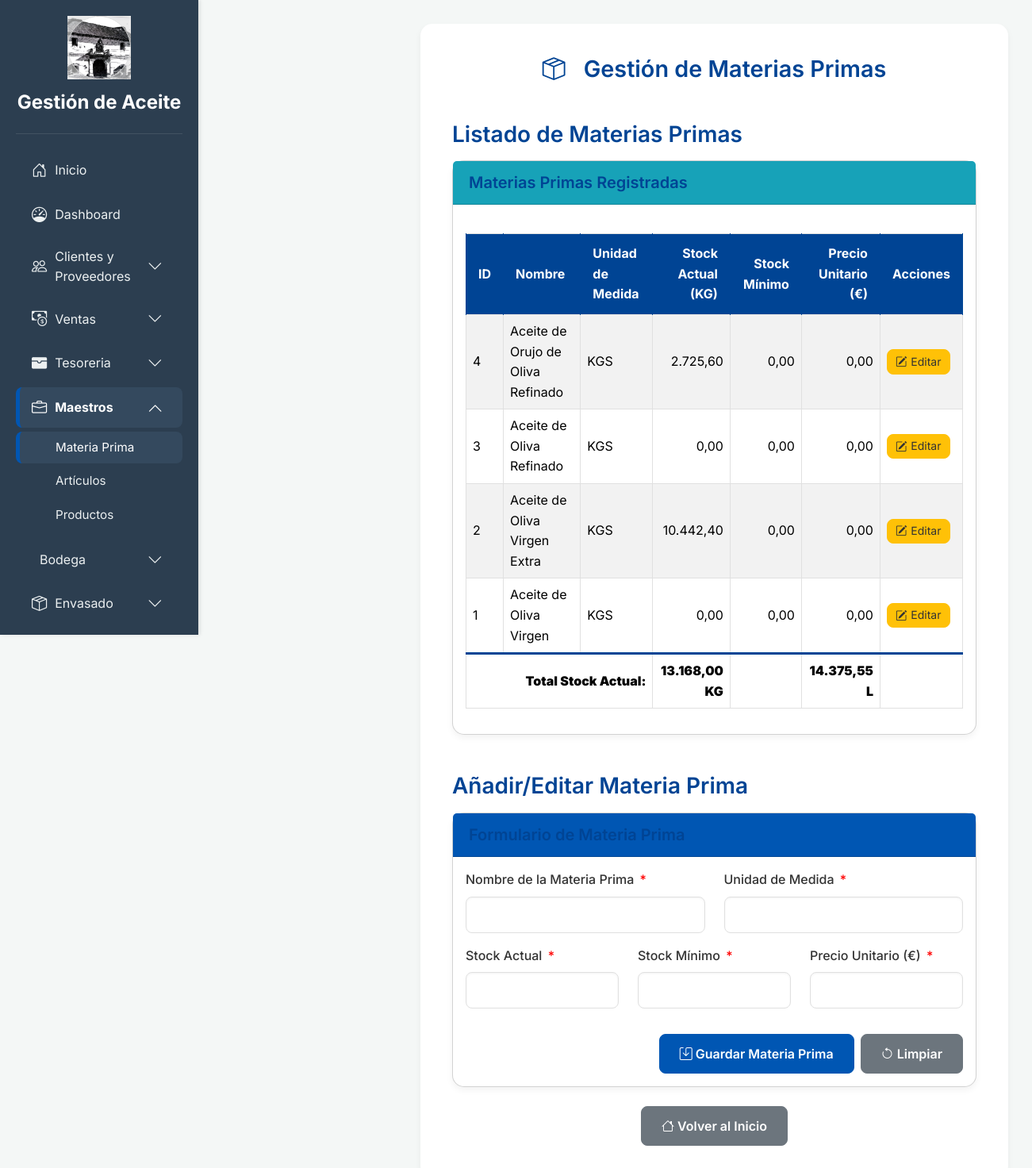
The page /app/materias_primas.php (signed in) on the database its author committed.
### tables this page shows
CREATE TABLE `materias_primas` (
  `id_materia_prima` int(11) NOT NULL,
  `nombre_materia_prima` varchar(100) NOT NULL,
  `unidad_medida` varchar(50) NOT NULL,
  `stock_actual` decimal(10,2) NOT NULL DEFAULT 0.00,
  `stock_minimo` decimal(10,2) NOT NULL DEFAULT 0.00,
  `precio_unitario` decimal(10,2) NOT NULL DEFAULT 0.00
);

### app/materias_primas.php (the view, shortened to what this page needs)
<?php
include 'conexion.php';
$materias_primas = [];
$total_stock_actual_kg = 0;
$total_stock_actual_litros = 0;
try {
    $stmt_materias = $pdo->query("SELECT id_materia_prima, nombre_materia_prima, unidad_medida, stock_actual, stock_minimo, precio_unitario FROM materias_primas ORDER BY id_materia_prima DESC");
    $materias_primas = $stmt_materias->fetchAll(PDO::FETCH_ASSOC);
    foreach ($materias_primas as $mp) {
        $total_stock_actual_kg += (float)$mp['stock_actual'];
    }
    if (OLIVE_OIL_DENSITY_KG_PER_LITER > 0) {
        $total_stock_actual_litros = $total_stock_actual_kg / OLIVE_OIL_DENSITY_KG_PER_LITER;
    } else {
        $total_stock_actual_litros = 0;
    }
} catch (PDOException $e) {
    $mensaje = "Error al cargar el listado de materias primas: " . $e->getMessage();
    $tipo_mensaje = 'danger';
}
$mp_a_editar = [
    'id_materia_prima' => '',
    'nombre_materia_prima' => '',
    'unidad_medida' => '',
    'stock_actual' => '',
    'stock_minimo' => '',
    'precio_unitario' => ''
];
?>
<!DOCTYPE html>
<html lang="es">
<head>
    <link href="https://cdn.jsdelivr.net/npm/bootstrap@5.3.3/dist/css/bootstrap.min.css" rel="stylesheet">
    <link href="https://cdn.jsdelivr.net/npm/bootstrap-icons@1.11.3/font/bootstrap-icons.min.css" rel="stylesheet">
</head>
<body>
    <?php
    include 'sidebar.php';
    ?>
    <div class="main-content">
        <div class="container">
            <h2 class="mb-4 text-center"><i class="bi bi-box-seam me-3"></i> Gestión de Materias Primas</h2>
            <h3 class="mt-5 mb-3">Listado de Materias Primas</h3>
            <div class="card table-section-card">
                <div class="card-header bg-info text-white">
                    <h5 class="mb-0">Materias Primas Registradas</h5>
                </div>
                <div class="card-body">
                    <?php if (empty($materias_primas)): ?>
                        <p class="text-center">No hay materias primas registradas todavía.</p>
                    <?php else: ?>
                        <div class="table-responsive">
                            <table class="table table-bordered table-striped align-middle">
                                <thead>
                                    <tr>
                                        <th>ID</th>
                                        <th>Nombre</th>
                                        <th>Unidad de Medida</th>
                                        <th>Stock Actual (KG)</th>
                                        <th>Stock Mínimo</th>
                                        <th>Precio Unitario (€)</th>
                                        <th>Acciones</th>
                                    </tr>
                                </thead>
                                <tbody>
                                    <?php foreach ($materias_primas as $mp): ?>
                                        <tr>
                                            <td><?php echo htmlspecialchars($mp['id_materia_prima']); ?></td>
                                            <td><?php echo htmlspecialchars($mp['nombre_materia_prima']); ?></td>
                                            <td><?php echo htmlspecialchars($mp['unidad_medida']); ?></td>
                                            <td><?php echo number_format($mp['stock_actual'], 2, ',', '.'); ?></td>
                                            <td><?php echo number_format($mp['stock_minimo'], 2, ',', '.'); ?></td>
                                            <td><?php echo number_format($mp['precio_unitario'], 2, ',', '.'); ?></td>
                                            <td>
                                                <button type="button" class="btn btn-warning btn-sm" onclick="editMateriaPrima(<?php echo htmlspecialchars(json_encode($mp)); ?>)"><i class="bi bi-pencil-square"></i> Editar</button>
                                            </td>
                                        </tr>
                                    <?php endforeach; ?>
                                </tbody>
                                <tfoot>
                                    <tr>
                                        <td colspan="3" class="text-end"><strong>Total Stock Actual:</strong></td>
                                        <td class="text-end"><strong><?php echo number_format($total_stock_actual_kg, 2, ',', '.'); ?> KG</strong></td>
                                        <td colspan="1"></td>
                                        <td class="text-end"><strong><?php echo number_format($total_stock_actual_litros, 2, ',', '.'); ?> L</strong></td>
                                        <td></td>
                                    </tr>
                                </tfoot>
                            </table>
                        </div>
                    <?php endif; ?>
                </div>
            </div>
            <h3 class="mt-5 mb-3">Añadir/Editar Materia Prima</h3>
            <div class="card form-section-card">
                <div class="card-header bg-success text-white">
                    <h5 class="mb-0">Formulario de Materia Prima</h5>
                </div>
                <div class="card-body">
                    <form action="materias_primas.php" method="POST">
                        <div class="row">
                            <div class="col-md-6 mb-3">
                                <label for="nombre_materia_prima" class="form-label form-label-required">Nombre de la Materia Prima</label>
                                <input type="text" class="form-control" id="nombre_materia_prima" name="nombre_materia_prima" value="<?php echo htmlspecialchars($mp_a_editar['nombre_materia_prima']); ?>" required>
                            </div>
                            <div class="col-md-6 mb-3">
                                <label for="unidad_medida" class="form-label form-label-required">Unidad de Medida</label>
                                <input type="text" class="form-control" id="unidad_medida" name="unidad_medida" value="<?php echo htmlspecialchars($mp_a_editar['unidad_medida']); ?>" required>
                            </div>
                        </div>
                        <div class="row">
                            <div class="col-md-4 mb-3">
                                <label for="stock_actual" class="form-label form-label-required">Stock Actual</label>
                                <input type="number" step="0.01" class="form-control" id="stock_actual" name="stock_actual" value="<?php echo htmlspecialchars($mp_a_editar['stock_actual']); ?>" min="0" required>
                            </div>
                            <div class="col-md-4 mb-3">
                                <label for="stock_minimo" class="form-label form-label-required">Stock Mínimo</label>
                                <input type="number" step="0.01" class="form-control" id="stock_minimo" name="stock_minimo" value="<?php echo htmlspecialchars($mp_a_editar['stock_minimo']); ?>" min="0" required>
                            </div>
                            <div class="col-md-4 mb-3">
                                <label for="precio_unitario" class="form-label form-label-required">Precio Unitario (€)</label>
                                <input type="number" step="0.01" class="form-control" id="precio_unitario" name="precio_unitario" value="<?php echo htmlspecialchars($mp_a_editar['precio_unitario']); ?>" min="0" required>
                            </div>
                        </div>
                        <div class="row mt-3">
                            <div class="col-12 d-flex justify-content-end">
                                <button type="submit" class="btn btn-primary me-2"><i class="bi bi-save"></i> Guardar Materia Prima</button>
                                <button type="button" class="btn btn-secondary" onclick="resetForm()"><i class="bi bi-arrow-counterclockwise"></i> Limpiar</button>
                            </div>
                        </div>
                    </form>
                </div>
            </div>
            <div class="text-center mt-4">
                <a href="index.php" class="btn btn-secondary"><i class="bi bi-house"></i> Volver al Inicio</a>
            </div>
        </div>
    </div>
</body>
</html>

### app/materias_primas.php (style rules this page uses)
:root { --primary-color: #0056b3; --primary-dark: #004494; --secondary-color: #28a745; --text-dark: #333; --text-light: #666; --bg-light: #f4f7f6; --sidebar-bg: #343a40; --sidebar-link: #adb5bd; --sidebar-hover: #495057; --sidebar-active: #004494; --header-bg: #ffffff; --shadow-light: rgba(0, 0, 0, 0.05); --shadow-medium: rgba(0, 0, 0, 0.1); --sidebar-width: 250px; }
body { font-family: 'Inter', sans-serif; background-color: var(--bg-light); color: var(--text-dark); line-height: 1.6; font-size: 1rem; display: flex; min-height: 100vh; margin: 0; padding: 0; overflow-x: hidden; }
.main-content { margin-left: var(--sidebar-width); flex-grow: 1; padding: 30px; transition: margin-left 0.3s ease; background-color: var(--bg-light); width: calc(100% - var(--sidebar-width)); min-height: 100vh; }
.container { background-color: var(--header-bg); padding: 40px; border-radius: 15px; box-shadow: 0 4px 8px var(--shadow-light); margin-bottom: 40px; max-width: 100%; margin-left: auto; margin-right: auto; }
h1, h2, h3, h4, h5, h6 { color: var(--primary-dark); font-weight: 600; }
h2 { font-size: 1.8rem; margin-bottom: 25px; text-align: center; }
.form-label { font-weight: 500; color: var(--text-dark); margin-bottom: 8px; }
.form-control, .form-select { border: 1px solid var(--border-color, #e0e0e0); border-radius: 8px; padding: 10px 15px; box-shadow: inset 0 1px 3px rgba(0, 0, 0, 0.05); transition: border-color 0.2s ease, box-shadow 0.2s ease; }
.btn-primary { background-color: #0056b3; border-color: #0056b3; font-weight: 600; padding: 12px 25px; border-radius: 8px; transition: background-color 0.3s ease, border-color 0.3s ease, box-shadow 0.3s ease; }
.btn-sm { padding: 6px 10px; border-radius: 8px; font-size: 0.875rem; line-height: 1.2; display: inline-flex; align-items: center; justify-content: center; }
.btn-sm i { margin-right: 5px; font-size: 0.9rem; }
.btn-warning { background-color: #ffc107; border-color: #ffc107; color: #333; transition: background-color 0.3s ease, border-color 0.3s ease, box-shadow 0.3s ease; }
.btn-secondary { background-color: #6c757d; border-color: #6c757d; font-weight: 600; padding: 12px 25px; border-radius: 8px; transition: background-color 0.3s ease, border-color 0.3s ease, box-shadow 0.3s ease; }
.card { margin-bottom: 20px; border-radius: 15px; box-shadow: 0 4px 8px rgba(0,0,0,0.05); margin-left: auto; margin-right: auto; }
.form-section-card { max-width: 100%; }
.table-section-card { max-width: 100%; }
.card-header { border-top-left-radius: 15px; border-top-right-radius: 15px; padding: 15px 20px; font-size: 1.25rem; font-weight: 600; }
.card-header.bg-success { background-color: var(--primary-color) !important; }
.card-header.bg-info { background-color: #17a2b8 !important; }
.table-responsive { margin-top: 20px; }
.table thead th { background-color: var(--primary-dark); color: white; border-color: var(--primary-dark); padding: 12px 15px; }
.table-bordered { border-color: var(--border-color, #e0e0e0); }
.table td, .table th { vertical-align: middle; }
.table th:nth-child(4), .table td:nth-child(4), .table th:nth-child(5), .table td:nth-child(5), .table th:nth-child(6), .table td:nth-child(6) { text-align: right; }
.table tfoot tr { font-weight: bold; background-color: #cceeff; border-top: 3px solid #004494; }
.table tfoot td { border-top: 2px solid var(--primary-dark); }
.form-label-required::after { content: " *"; color: red; margin-left: 3px; }

### app/sidebar.php (style rules this page uses)
:root { --sidebar-bg: #2c3e50; --sidebar-link: #ecf0f1; --sidebar-hover: #34495e; --primary-color: #0056b3; --primary-dark: #004494; }

### rows shown on the page
materias_primas: id_materia_prima "4", nombre_materia_prima "Aceite de Orujo de Oliva Refinado", unidad_medida "KGS", stock_actual "2.725,60", stock_minimo "0,00", precio_unitario "0,00"
materias_primas: id_materia_prima "3", nombre_materia_prima "Aceite de Oliva Refinado", unidad_medida "KGS", stock_actual "0,00", stock_minimo "0,00", precio_unitario "0,00"
materias_primas: id_materia_prima "2", nombre_materia_prima "Aceite de Oliva Virgen Extra", unidad_medida "KGS", stock_actual "10.442,40", stock_minimo "0,00", precio_unitario "0,00"
materias_primas: id_materia_prima "1", nombre_materia_prima "Aceite de Oliva Virgen", unidad_medida "KGS", stock_actual "0,00", stock_minimo "0,00", precio_unitario "0,00"

### other values the page prints
$item['name'] "Clientes y Proveedores"
$item['name'] "Ventas"
$item['name'] "Tesoreria"
$item['name'] "Maestros"
$sub_link['text'] "Materia Prima"
$sub_link['text'] "Artículos"
$sub_link['text'] "Productos"
$item['name'] "Bodega"
$item['name'] "Envasado"
$total_stock_actual_kg "13.168,00"
$total_stock_actual_litros "14.375,55"
